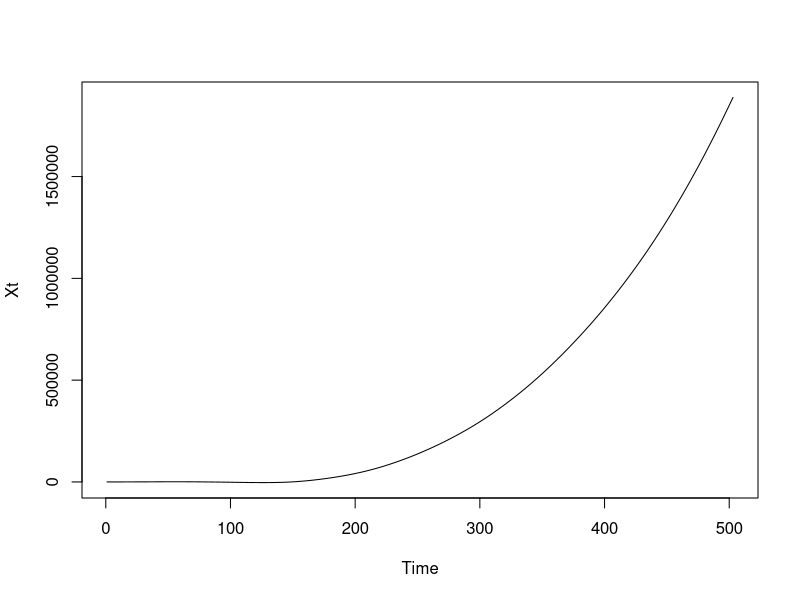
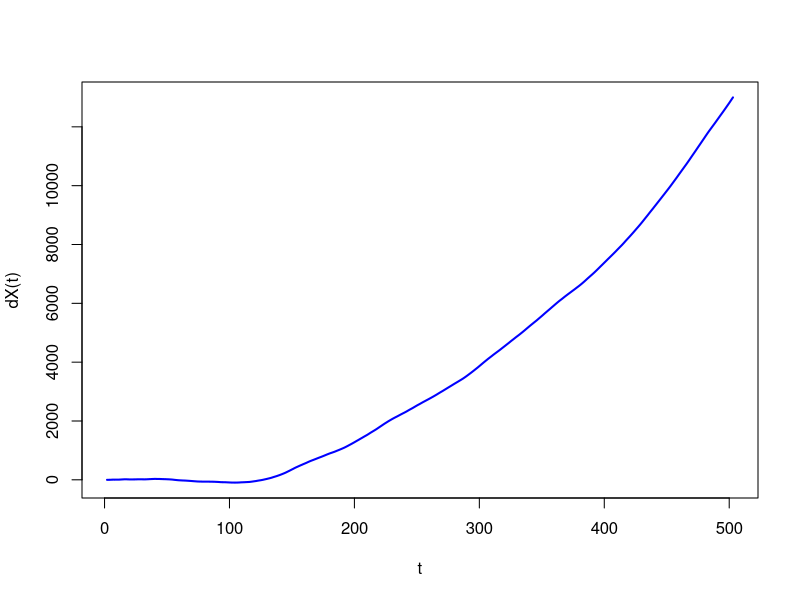
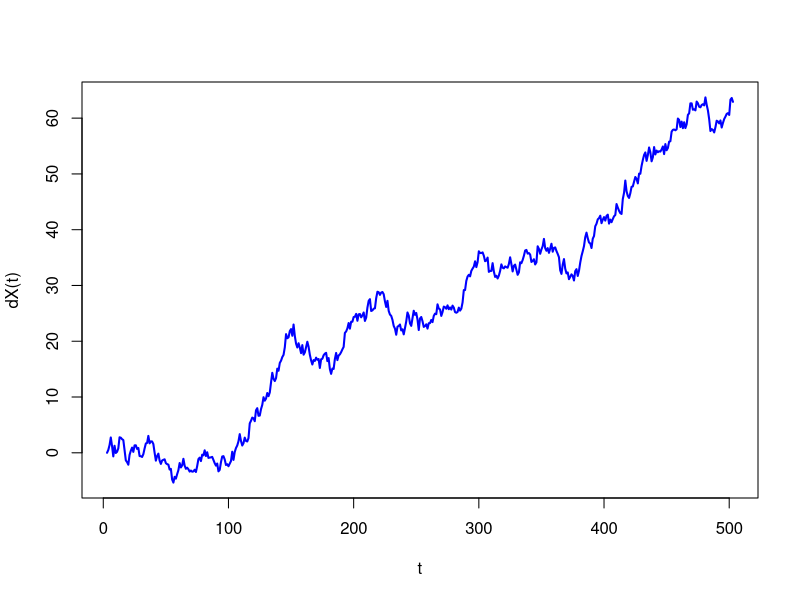
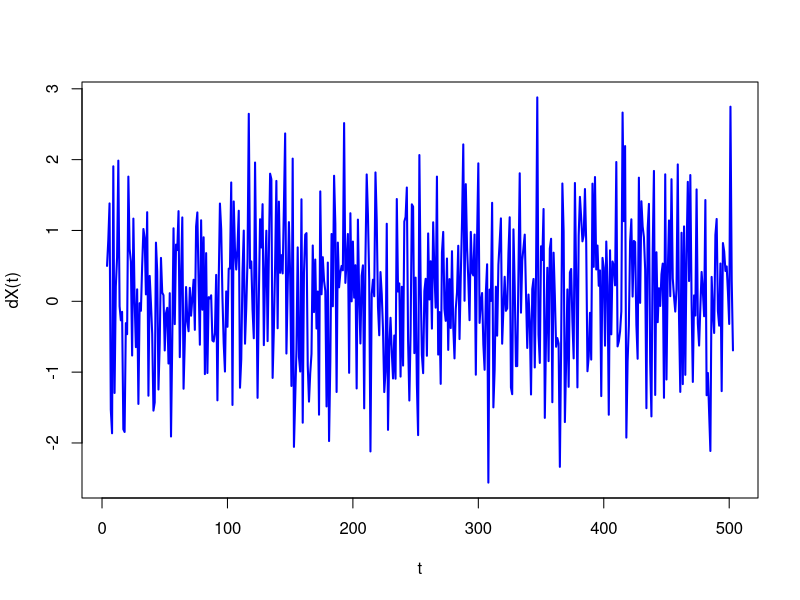

Write the R code that produced these figures, in order.
## ---- chunk 1
knitr::opts_chunk$set(echo = TRUE)
library(tseries)
## ---- chunk 2
library(readr)
X <- read_csv("./X.csv")
Y <- read_csv("./Y.csv")
Z <- read_csv("./Z.csv")
## ---- chunk 3
Xt<-as.ts(X)
ts.plot(Xt)
## ---- chunk 4
adf.test(Xt)
## ---- chunk 5
dX1<-diff(Xt)
plot(dX1, type="l", col="blue", lwd=2, xlab="t", ylab="dX(t)")
adf.test(dX1)
dX2<-diff(dX1)
plot(dX2, type="l", col="blue", lwd=2, xlab="t", ylab="dX(t)")
adf.test(dX2)
dX3<-diff(dX2)
plot(dX3, type="l", col="blue", lwd=2, xlab="t", ylab="dX(t)")
adf.test(dX3)
